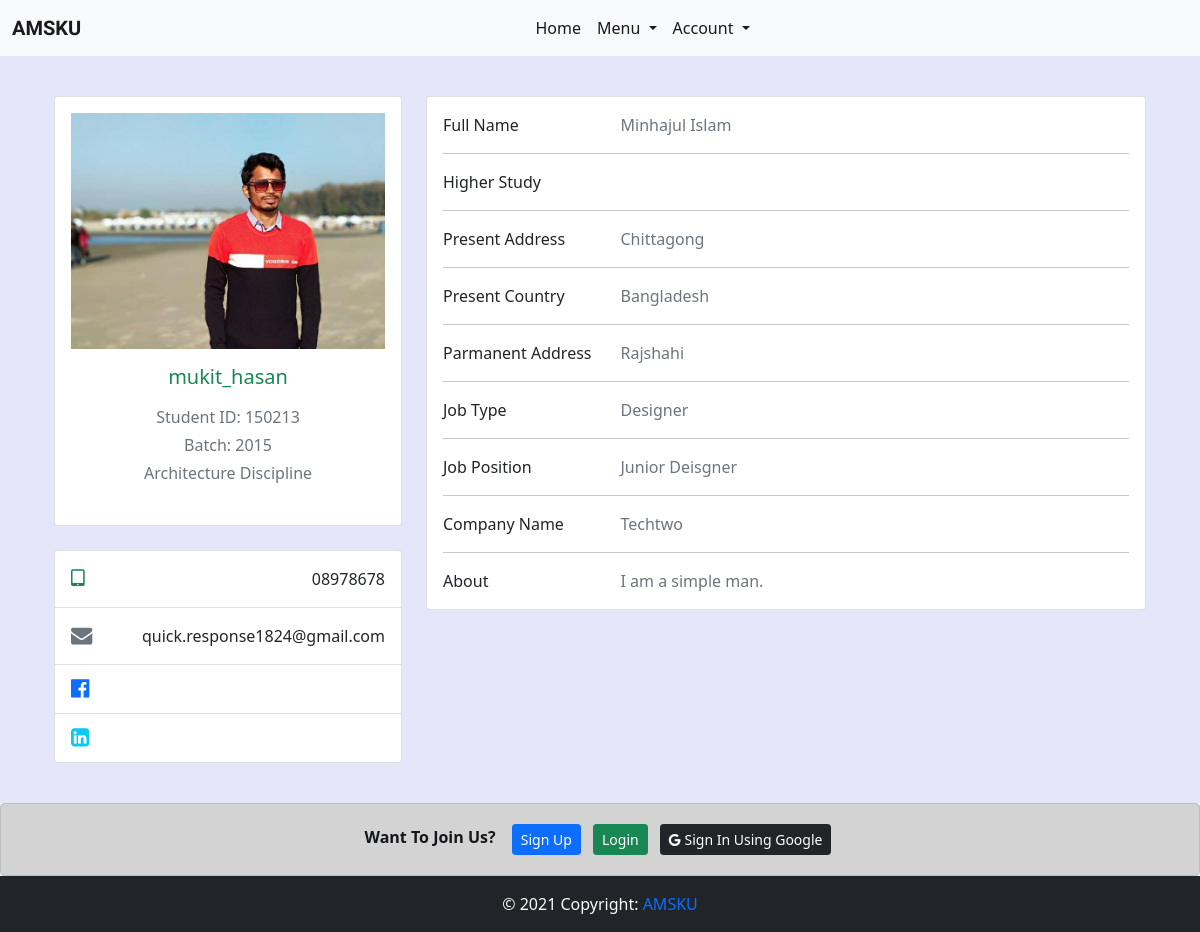
Screenshot of /profile/5/ with the database file from the repository.
### home/models.py (models this page shows, shortened)
class Alumni_Profile(models.Model):
    discipline_list = ['Architecture','CSE','ECE','Math','URP','Physics','Chemistry','Stat','Pharmacy','BGE','FWT','FMRT','Agrotechnology','ES','SWE','BAD','HRM','DP','PM','DS','History','English','Bangla','IER','Sculpture','Econ','Sociology','MCJ','Law']
    Discipline_Choices = []
    for x in discipline_list:
        Discipline_Choices.append((x,x))
    Id_Choices = []
    for x in range(1,51):
        Id_Choices.append((str(x),str(x)))
    Batch_Choices = []
    for x in range(1991,2019):
        Batch_Choices.append((str(x),str(x)))
    job_list=['Agriculture','Architecture and Construction','Business Management and Administration','Education','Finance','Food','Government and Public Administration','Health Science','Human Services','Law, Public Safety, Corrections and Security','Manufacturing','Marketing, Sales and Service','Natural Resources','Science, Technology and Engineering','Other']
    Job_Choices = []
    for x in job_list:
        Job_Choices.append((x,x))
    country_list = ["Afghanistan","Albania","Algeria","Andorra","Angola","Anguilla","Antigua &amp; Barbuda","Argentina","Armenia","Aruba","Australia","Austria","Azerbaijan","Bahamas","Bahrain","Bangladesh","Barbados","Belarus","Belgium","Belize","Benin","Bermuda","Bhutan","Bolivia","Bosnia &amp; Herzegovina","Botswana","Brazil","British Virgin Islands","Brunei","Bulgaria","Burkina Faso","Burundi","Cambodia","Cameroon","Cape Verde","Cayman Islands","Chad","Chile","China","Colombia","Congo","Cook Islands","Costa Rica","Cote D Ivoire","Croatia","Cruise Ship","Cuba","Cyprus","Czech Republic","Denmark","Djibouti","Dominica","Dominican Republic","Ecuador","Egypt","El Salvador","Equatorial Guinea","Estonia","Ethiopia","Falkland Islands","Faroe Islands","Fiji","Finland","France","French Polynesia","French West Indies","Gabon","Gambia","Georgia","Germany","Ghana","Gibraltar","Greece","Greenland","Grenada","Guam","Guatemala","Guernsey","Guinea","Guinea Bissau","Guyana","Haiti","Honduras","Hong Kong","Hungary","Iceland","India","Indonesia","Iran","Iraq","Ireland","Isle of Man","Israel","Italy","Jamaica","Japan","Jersey","Jordan","Kazakhstan","Kenya","Kuwait","Kyrgyz Republic","Laos","Latvia","Lebanon","Lesotho","Liberia","Libya","Liechtenstein","Lithuania","Luxembourg","Macau","Macedonia","Madagascar","Malawi","Malaysia","Maldives","Mali","Malta","Mauritania","Mauritius","Mexico","Moldova","Monaco","Mongolia","Montenegro","Montserrat","Morocco","Mozambique","Namibia","Nepal","Netherlands","Netherlands Antilles","New Caledonia","New Zealand","Nicaragua","Niger","Nigeria","Norway","Oman","Pakistan","Palestine","Panama","Papua New Guinea","Paraguay","Peru","Philippines","Poland","Portugal","Puerto Rico","Qatar","Reunion","Romania","Russia","Rwanda","Saint Pierre &amp; Miquelon","Samoa","San Marino","Satellite","Saudi Arabia","Senegal","Serbia","Seychelles","Sierra Leone","Singapore","Slovakia","Slovenia","South Africa","South Korea","Spain","Sri Lanka","St Kitts &amp; Nevis","St Lucia","St Vincent","St. Lucia","Sudan","Suriname","Swaziland","Sweden","Switzerland","Syria","Taiwan","Tajikistan","Tanzania","Thailand","Timor L'Este","Togo","Tonga","Trinidad &amp; Tobago","Tunisia","Turkey","Turkmenistan","Turks &amp; Caicos","Uganda","Ukraine","United Arab Emirates","United Kingdom","Uruguay","Uzbekistan","Venezuela","Vietnam","Virgin Islands (US)","Yemen","Zambia","Zimbabwe"]
    Country_Choices = []
    for x in country_list:
        Country_Choices.append((x,x))
    full_name = models.CharField(max_length=255)
    image = models.FileField(upload_to='profile_pic/')
    certificate = models.FileField(upload_to='certificate/')
    discipline = models.CharField(max_length=255,choices=Discipline_Choices)
    student_id = models.CharField(max_length=10)
    batch = models.CharField(max_length=50,choices=Batch_Choices)
    job_type = models.CharField(max_length=50,blank=True)
    job_position = models.CharField(max_length=60,blank=True)
    company_name = models.CharField(max_length=60,blank=True)
    higher_study = models.CharField(max_length=60,blank=True)
    present_address = models.CharField(max_length=60)
    present_country = models.CharField(max_length=60,choices=Country_Choices)
    parmanent_address = models.CharField(max_length=60)
    mobile = models.CharField(max_length=60)
    facebook = models.URLField(max_length=60,blank=True)
    linkdin = models.URLField(max_length=60,blank=True)
    about_me = models.TextField(blank=True)
    is_verified = models.BooleanField(default=False)
    user = models.OneToOneField(settings.AUTH_USER_MODEL, on_delete=models.CASCADE,related_name="alumni_profile")

### home/views.py (the view)
# urls.py: path('profile/<int:id>/',profile_view, name='profile_view'),
def profile_view(request, id):
    profile_data = []
    try:
        profile_data = Alumni_Profile.objects.get(user=id)
    except:
        if request.user.id == id:
            return redirect('home:create_profile', id)
        else:
            pass
    context = {
        'profile': profile_data,
    }
    return render(request, "home/profile_view.html",context)

### home/context_processors.py (called while the page is built)
def add_variable_to_context(request):
    current_news_letter = News_Letter.objects.all().order_by('-start_date').first()
    return {
        'current_newsletter':current_news_letter,
    }

### templates/home/profile_view.html (shortened to what this page needs)
{% extends 'base.html' %}
{% block content %}
<section class='profile_view'>
  {% if profile.is_verified %}
  <div class="container py-3">
    <div class="row">
      <div class="col-lg-4">
        <div class="card mb-4">
          <div class="card-body text-center">
            <img src={{profile.image.url}} alt="profile_picture"
              class="img-fluid" style="width: 120px;">
            <h5 class="my-3 text-success">{{profile.user}}</h5>
            <p class="text-muted mb-1">Student ID: {{profile.student_id}}</p>
            <p class="text-muted mb-1">Batch: {{profile.batch}}</p>
            <p class="text-muted mb-4">{{profile.discipline}} Discipline</p>
          </div>
        </div>
        <div class="card mb-4 mb-lg-0">
          <div class="card-body p-0">
            <ul class="list-group list-group-flush rounded-3">
              <li class="list-group-item d-flex justify-content-between align-items-center p-3">
                <i class="fa fa-tablet fa-lg text-success"></i>
                <p class="mb-0">{{profile.mobile}}</p>
              </li>
              <li class="list-group-item d-flex justify-content-between align-items-center p-3">
                <i class="fa fa-envelope fa-lg text-secondary"></i>
                <p class="mb-0">{{profile.user.email}}</p>
              </li>
              <li class="list-group-item d-flex justify-content-between align-items-center p-3">
                <i class="fa fa-facebook-official fa-lg text-primary"></i>
              </li>
              <li class="list-group-item d-flex justify-content-between align-items-center p-3">
                <i class="fa fa-linkedin-square fa-lg text-info"></i>
              </li>
            </ul>
          </div>
        </div>
      </div>
      <div class="col-lg-8">
        <div class="card mb-4">
          <div class="card-body">
            <div class="row">
              <div class="col-sm-3">
                <p class="mb-0">Full Name</p>
              </div>
              <div class="col-sm-9">
                <p class="text-muted mb-0">{{profile.full_name}}</p>
              </div>
            </div>
            <hr>
            <div class="row">
              <div class="col-sm-3">
                <p class="mb-0">Higher Study</p>
              </div>
              <div class="col-sm-9">
              </div>
            </div>
            <hr>
            <div class="row">
              <div class="col-sm-3">
                <p class="mb-0">Present Address</p>
              </div>
              <div class="col-sm-9">
                <p class="text-muted mb-0">{{profile.present_address}}</p>
              </div>
            </div>
            <hr>
            <div class="row">
              <div class="col-sm-3">
                <p class="mb-0">Present Country</p>
              </div>
              <div class="col-sm-9">
                <p class="text-muted mb-0">{{profile.present_country}}</p>
              </div>
            </div>
            <hr>
            <div class="row">
              <div class="col-sm-3">
                <p class="mb-0">Parmanent Address</p>
              </div>
              <div class="col-sm-9">
                <p class="text-muted mb-0">{{profile.parmanent_address}}</p>
              </div>
            </div>
            <hr>
            <div class="row">
              <div class="col-sm-3">
                <p class="mb-0">Job Type</p>
              </div>
              <div class="col-sm-9">
                <p class="text-muted mb-0">{{profile.job_type}}</p>
              </div>
            </div>
            <hr>
            <div class="row">
              <div class="col-sm-3">
                <p class="mb-0">Job Position</p>
              </div>
              <div class="col-sm-9">
                <p class="text-muted mb-0">{{profile.job_position}}</p>
              </div>
            </div>
            <hr>
            <div class="row">
              <div class="col-sm-3">
                <p class="mb-0">Company Name</p>
              </div>
              <div class="col-sm-9">
                <p class="text-muted mb-0">{{profile.company_name}}</p>
              </div>
            </div>
            <hr>
            <div class="row">
              <div class="col-sm-3">
                <p class="mb-0">About</p>
              </div>
              <div class="col-sm-9">
                <p class="text-muted mb-0">{{profile.about_me}}</p>
              </div>
            </div>
          </div>
        </div>
      </div>
    </div>
  </div>
  {% else %}
  <h4 class='text-center text-danger'>Your Profile Verification is Pending. We will contact you soon via email.</h4>
  {% endif %}
  </section>
{% endblock content %}

### templates/base.html (style rules this page uses)
* { padding: 0; margin: 0; }
img { width: 100% !important; height: auto !important; }

### rows the page displays
Alumni_Profile: image (picture), user "mukit_hasan", student_id "150213", batch "2015", discipline "Architecture", mobile "08978678", user.email "quick.response1824@gmail.com", full_name "Minhajul Islam", present_address "Chittagong", present_country "Bangladesh", parmanent_address "Rajshahi", job_type "Designer", job_position "Junior Deisgner", company_name "Techtwo", about_me "I am a simple man."
